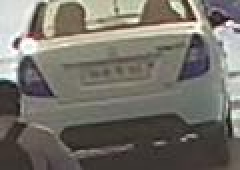
#> input picture SIFT/Dataset2/Car/img02061.jpg, 120 x 85 px (shown 2 times larger)
$ python trainerh.py   (Python 2 division)   (older library calls are emulated)
#> lines starting #> are read from the running program, lines starting #| are printed output that depends on the picture
import cv2
import numpy as np
import os
from sklearn.cluster import KMeans
from sklearn.svm import SVC
import timeit
from sklearn.neighbors import KNeighborsClassifier
from sklearn.ensemble import RandomForestClassifier

sift = cv2.xfeatures2d.SIFT_create(150)
Y=[]
descriptors = np.zeros((1,128))
k=0
path1="./Dataset/Autorikshaw"
path2="./Dataset/Car"
path3="./Dataset/Cycle"
path4="./Dataset/Motorcycle"
path5="./Dataset/Person"
path6="./Dataset/Rikshaw"


for root, dirs, files in os.walk(path2, topdown=False):
  for name in files:
    if ".jpg" in (os.path.join(root, name)):
      im1=cv2.imread((os.path.join(root, name)))
#> im1 is the input picture: shape (85, 120, 3); mean B, G, R 106.5, 114.3, 117.8
      im1=cv2.cvtColor(im1, cv2.COLOR_BGR2GRAY)
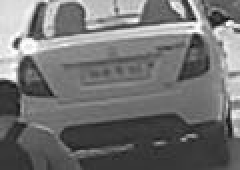
#> im1: shape (85, 120) (shown 2 times larger); min 10, max 254, mean 114.4
      kp, des = sift.detectAndCompute(im1,None)
#> kp = 105 keypoints; strongest (x, y, size): (8, 22, 2.7), (114, 11, 2), (68, 10, 1.9), (6, 38, 3.3)
      img3 = np.zeros((1,1))
      row,col= des.shape
#> row = 105; col = 128
      descriptors = np.concatenate((descriptors,des),axis=0)
      img=cv2.drawKeypoints(im1,kp,img3,flags=cv2.DRAW_MATCHES_FLAGS_DRAW_RICH_KEYPOINTS)
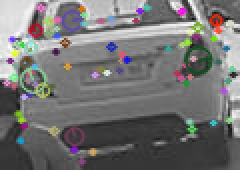
#> img: shape (85, 120, 3) (shown 2 times larger); mean of channels 0, 1, 2 115, 115.5, 116.2; drawn as B, G, R


s,h=descriptors.shape
#> s = 381; h = 128
for a in range(s-k):
  Y.append(1)
  k=k+1
#> after the loop, Y = 381 values from 1 to 1; k = 381

for root, dirs, files in os.walk(path3, topdown=False):
  for name in files:
    if ".jpg" in (os.path.join(root, name)):
      im1=cv2.imread((os.path.join(root, name)))
      im1=cv2.cvtColor(im1, cv2.COLOR_BGR2GRAY)
      kp, des = sift.detectAndCompute(im1,None)
      img3 = np.zeros((1,1))
      row,col= des.shape
      descriptors = np.concatenate((descriptors,des),axis=0)
      img=cv2.drawKeypoints(im1,kp,img3,flags=cv2.DRAW_MATCHES_FLAGS_DRAW_RICH_KEYPOINTS)


s,h=descriptors.shape

for a in range(s-k):
  Y.append(2)
  k=k+1
#> after the loop, k = 381

for root, dirs, files in os.walk(path4, topdown=False):
  for name in files:
    if ".jpg" in (os.path.join(root, name)):
      im1=cv2.imread((os.path.join(root, name)))
      im1=cv2.cvtColor(im1, cv2.COLOR_BGR2GRAY)
      kp, des = sift.detectAndCompute(im1,None)
      img3 = np.zeros((1,1))
      row,col= des.shape
      descriptors = np.concatenate((descriptors,des),axis=0)
      img=cv2.drawKeypoints(im1,kp,img3,flags=cv2.DRAW_MATCHES_FLAGS_DRAW_RICH_KEYPOINTS)


s,h=descriptors.shape

for a in range(s-k):
  Y.append(4)
  k=k+1
#> after the loop, k = 381

for root, dirs, files in os.walk(path5, topdown=False):
  for name in files:
    if ".jpg" in (os.path.join(root, name)):
      im1=cv2.imread((os.path.join(root, name)))
      im1=cv2.cvtColor(im1, cv2.COLOR_BGR2GRAY)
      kp, des = sift.detectAndCompute(im1,None)
      img3 = np.zeros((1,1))
      row,col= des.shape
      descriptors = np.concatenate((descriptors,des),axis=0)
      img=cv2.drawKeypoints(im1,kp,img3,flags=cv2.DRAW_MATCHES_FLAGS_DRAW_RICH_KEYPOINTS)


s,h=descriptors.shape

for a in range(s-k):
  Y.append(5)
  k=k+1
#> after the loop, k = 381


print k
#| 381
print descriptors.shape
#| (381, 128)

print "hui gava bc"


#clf = KNeighborsClassifier(n_neighbors=2)
clf = RandomForestClassifier(n_estimators=100, criterion='gini', max_depth=None, min_samples_split=2, min_samples_leaf=1, min_weight_fraction_leaf=0.0, max_features='auto', max_leaf_nodes=None, bootstrap=True, oob_score=False, n_jobs=1, random_state=None, verbose=0, warm_start=False, class_weight=None)

#> (the run stopped early here; a loop or call above may not have finished)
